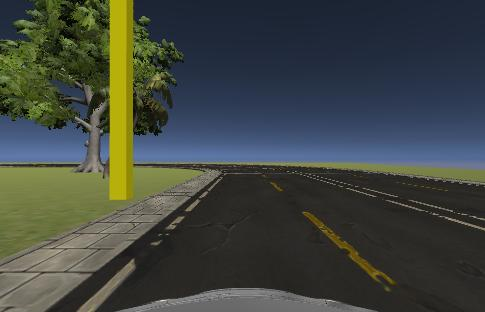
#> input picture Python Files/lanenet/img.png, 485 x 312 px
$ python -i cv_lane_detector.py   (imports and definitions only)
#> lines starting #> are read from the running program, lines starting #| are printed output that depends on the picture; after the words box and inside, x2 and y2 are one past the last pixel; in counts of white or black regions, pixels touching at a corner belong together
"""
    Code taken from: https://github.com/naokishibuya/car-finding-lane-lines
"""
import matplotlib.pyplot as plt
import cv2
import numpy as np
from collections import deque

def select_rgb_white_yellow(image):
    # white color mask
    lower = np.uint8([130, 120, 90])
    upper = np.uint8([255, 255, 255])
    white_mask = cv2.inRange(image, lower, upper)
    # yellow color mask
    lower = np.uint8([190, 190,   0])
    upper = np.uint8([255, 255, 255])
    yellow_mask = cv2.inRange(image, lower, upper)
    # combine the mask
    mask = cv2.bitwise_or(white_mask, yellow_mask)
    masked = cv2.bitwise_and(image, image, mask = mask)
    return masked

def convert_hsv(image):
    return cv2.cvtColor(image, cv2.COLOR_RGB2HSV)

def convert_hls(image):
    return cv2.cvtColor(image, cv2.COLOR_RGB2HLS)

def select_white_yellow(image):
    converted = convert_hls(image)
    # white color mask
    lower = np.uint8([  0, 115, 10])  # Edited
    upper = np.uint8([255, 255, 255])
    white_mask = cv2.inRange(converted, lower, upper)
    # yellow color mask
    lower = np.uint8([ 10,   0, 100])
    upper = np.uint8([ 40, 255, 255])
    yellow_mask = cv2.inRange(converted, lower, upper)
    # combine the mask
    mask = cv2.bitwise_or(white_mask, yellow_mask)
    return cv2.bitwise_and(image, image, mask = mask)

def convert_gray_scale(image):
    return cv2.cvtColor(image, cv2.COLOR_RGB2GRAY)

def apply_smoothing(image, kernel_size=11):
    return cv2.GaussianBlur(image, (kernel_size, kernel_size), 0)

def detect_edges(image, low_threshold=50, high_threshold=150):
    return cv2.Canny(image, low_threshold, high_threshold)

    """
    Create the mask using the vertices and apply it to the input image
    """
    mask = np.zeros_like(image)
    if len(mask.shape)==2:
        cv2.fillPoly(mask, vertices, 255)
    else:
        cv2.fillPoly(mask, vertices, (255,)*mask.shape[2]) # in case, the input image has a channel dimension
    return cv2.bitwise_and(image, mask)

def filter_region(image, vertices):
    """
    Create the mask using the vertices and apply it to the input image
    """
    mask = np.zeros_like(image)
    if len(mask.shape)==2:
        cv2.fillPoly(mask, vertices, 255)
    else:
        cv2.fillPoly(mask, vertices, (255,)*mask.shape[2]) # in case, the input image has a channel dimension
    return cv2.bitwise_and(image, mask)

def select_region(image):
    """
    It keeps the region surrounded by the `vertices` (i.e. polygon).  Other area is set to 0 (black).
    """
    # first, define the polygon by vertices
    rows, cols = image.shape[:2]
    bottom_left  = [cols*0.1, rows*0.95]
    top_left     = [cols*0.4, rows*0.6]
    bottom_right = [cols*0.9, rows*0.95]
    top_right    = [cols*0.6, rows*0.6]
    # the vertices are an array of polygons (i.e array of arrays) and the data type must be integer
    vertices = np.array([[bottom_left, top_left, top_right, bottom_right]], dtype=np.int32)
    return filter_region(image, vertices)

def hough_lines(image):
    return cv2.HoughLinesP(image, rho=1, theta=np.pi/180, threshold=20, minLineLength=20, maxLineGap=300)


def draw_lines(image, lines, color=[255, 0, 0], thickness=2, make_copy=True):
    # the lines returned by cv2.HoughLinesP has the shape (-1, 1, 4)
    if make_copy:
        image = np.copy(image) # don't want to modify the original
    for line in lines:
        for x1,y1,x2,y2 in line:
            cv2.line(image, (x1, y1), (x2, y2), color, thickness)
    return image

def average_slope_intercept(lines):
    left_lines    = [] # (slope, intercept)
    left_weights  = [] # (length,)
    right_lines   = [] # (slope, intercept)
    right_weights = [] # (length,)

    for line in lines:
        for x1, y1, x2, y2 in line:
            if x2==x1:
                continue # ignore a vertical line
            slope = (y2-y1)/(x2-x1)
            intercept = y1 - slope*x1
            length = np.sqrt((y2-y1)**2+(x2-x1)**2)
            if slope < 0: # y is reversed in image
                left_lines.append((slope, intercept))
                left_weights.append((length))
            else:
                right_lines.append((slope, intercept))
                right_weights.append((length))

    # add more weight to longer lines
    left_lane  = np.dot(left_weights,  left_lines) /np.sum(left_weights)  if len(left_weights) >0 else None
    right_lane = np.dot(right_weights, right_lines)/np.sum(right_weights) if len(right_weights)>0 else None

    return left_lane, right_lane # (slope, intercept), (slope, intercept)


def make_line_points(y1, y2, line):
    """
    Convert a line represented in slope and intercept into pixel points
    """
    if line is None:
        return None

    slope, intercept = line

    # make sure everything is integer as cv2.line requires it
    x1 = int((y1 - intercept)/slope)
    x2 = int((y2 - intercept)/slope)
    y1 = int(y1)
    y2 = int(y2)

    return ((x1, y1), (x2, y2))

def lane_lines(image, lines):
    left_lane, right_lane = average_slope_intercept(lines)

    y1 = image.shape[0] # bottom of the image
    y2 = y1*0.6         # slightly lower than the middle

    left_line  = make_line_points(y1, y2, left_lane)
    right_line = make_line_points(y1, y2, right_lane)

    return left_line, right_line


def draw_lane_lines(image, lines, color=[255, 0, 0], thickness=20):
    # make a separate image to draw lines and combine with the orignal later
    line_image = np.zeros_like(image)
    for line in lines:
        if line is not None:
            cv2.line(line_image, *line,  color, thickness)
    # image1 * α + image2 * β + λ
    # image1 and image2 must be the same shape.
    return cv2.addWeighted(image, 1.0, line_image, 0.95, 0.0)

class LaneDetector:
    def __init__(self):
        self.left_lines  = deque(maxlen=50)
        self.right_lines = deque(maxlen=50)

    def process(self, image):
        white_yellow = select_white_yellow(image)
        gray         = convert_gray_scale(white_yellow)
        smooth_gray  = apply_smoothing(gray)
        edges        = detect_edges(smooth_gray)
        regions      = select_region(edges)
        lines        = hough_lines(regions)
        left_line, right_line = lane_lines(image, lines)

        def mean_line(line, lines):
            if line is not None:
                lines.append(line)

            if len(lines)>0:
                line = np.mean(lines, axis=0, dtype=np.int32)
                line = tuple(map(tuple, line)) # make sure it's tuples not numpy array for cv2.line to work
            return line

        left_line  = mean_line(left_line,  self.left_lines)
        right_line = mean_line(right_line, self.right_lines)

        return draw_lane_lines(image, (left_line, right_line))

# [11 lines of commented-out code are left out]

>>> import cv2
>>> picture = cv2.cvtColor(cv2.imread('lanenet/img.png'), cv2.COLOR_BGR2RGB)
>>> result = LaneDetector().process(picture)
#> in convert_hls, `return cv2.cvtColor(image, cv2.COLOR_RGB2HLS)`: returned value: shape (312, 485, 3); mean of channels 0, 1, 2 60.7, 65.7, 59.5
#> in select_white_yellow, `white_mask = cv2.inRange(converted, lower, upper)`:
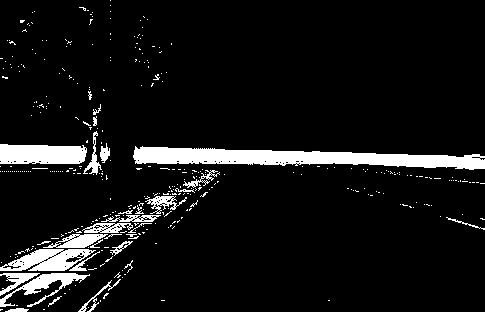
#> white_mask: shape (312, 485); 8.1% white; 361 white regions (332 under 20 px), largest, box (x1, y1, x2, y2) and area: (133, 146, 485, 170) 4719, (0, 144, 87, 164) 1564, (0, 249, 96, 271) 1248
#> in select_white_yellow, `yellow_mask = cv2.inRange(converted, lower, upper)`:
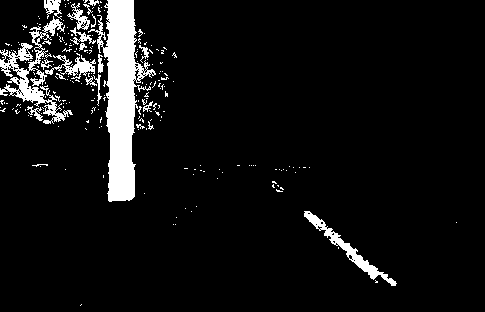
#> yellow_mask: shape (312, 485); 7.2% white; 232 white regions (210 under 20 px), largest, box (x1, y1, x2, y2) and area: (88, 0, 156, 202) 5712, (0, 16, 73, 124) 1965, (304, 211, 397, 286) 899
#> in select_white_yellow, `mask = cv2.bitwise_or(white_mask, yellow_mask)`:
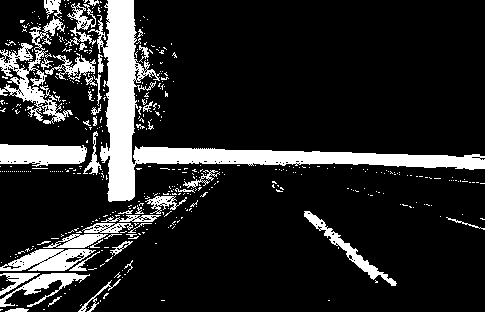
#> mask: shape (312, 485); 15.3% white; 479 white regions (433 under 20 px), largest, box (x1, y1, x2, y2) and area: (88, 0, 485, 202) 10602, (0, 16, 73, 124) 2120, (0, 144, 87, 167) 1585
#> in detect_edges, `return cv2.Canny(image, low_threshold, high_threshold)`: returned value: shape (312, 485); 2.3% white in thin lines or dots
#> in filter_region, `cv2.fillPoly(mask, vertices, 255)`:
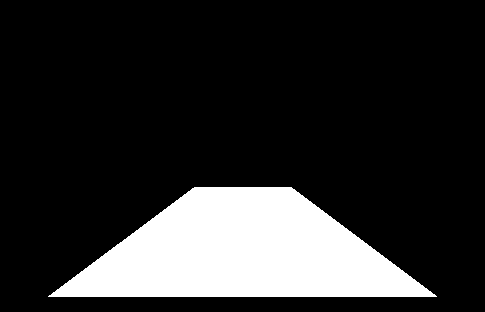
#> mask: shape (312, 485); 17.7% white; 1 white region, box (x1, y1, x2, y2) and area: (48, 187, 437, 297) 26821
#> in filter_region, `return cv2.bitwise_and(image, mask)`:
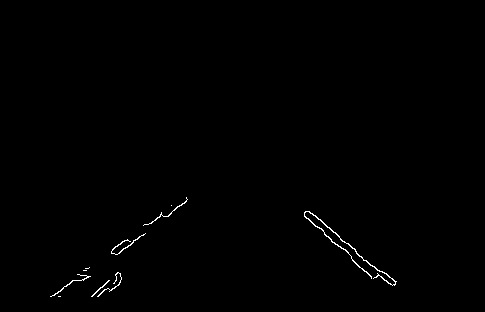
#> returned value: shape (312, 485); 0.44% white in thin lines or dots, all inside (x1, y1, x2, y2) = (50, 197, 397, 297)
#> in process, `lines        = hough_lines(regions)`: lines = [[309, 211, 394, 284], [88, 277, 186, 200], [53, 295, 161, 214], [113, 248, 186, 198], [304, 214, 373, 278], [304, 215, 371, 278], [92, 296, 118, 272], [347, 243, 384, 280], [315, 215, 395, 282], [51, 296, 161, 213], [304, 213, 375, 277], [325, 225, 392, 285]]
#> the loop in average_slope_intercept, `for line in lines:` made 12 passes
#> after the loop in average_slope_intercept, `for line in lines:`: left_lines = [(-0.786, 346.1), (-0.75, 334.8), (-0.685, 325.4), (-0.923, 380.9), (-0.755, 334.5)]; left_weights = [124.6, 135, 88.48, 35.38, 137.8]; right_lines = [(0.859, -54.38), (0.928, -67.97), (0.94, -70.85), (1, -104), (0.838, -48.81), (0.901, -61.03), (0.896, -66.04)]; right_weights = [112, 94.11, 91.97, 52.33, 104.4, 95.59, 89.94]
#> in average_slope_intercept, `left_lane  = np.dot(left_weights,  left_lines) /np.sum(left_weights)  ..`: left_lane = [-0.76, 338.9]
#> in average_slope_intercept, `right_lane = np.dot(right_weights, right_lines)/np.sum(right_weights) ..`: right_lane = [0.9, -64.52]
#> in lane_lines, `left_lane, right_lane = average_slope_intercept(lines)`: left_lane = [-0.76, 338.9]; right_lane = [0.9, -64.52]
#> in make_line_points, `slope, intercept = line`: slope = -0.76; intercept = 338.9
#> in make_line_points, `x1 = int((y1 - intercept)/slope)`: x1 = 35
#> in make_line_points, `x2 = int((y2 - intercept)/slope)`: x2 = 199
#> in lane_lines, `left_line  = make_line_points(y1, y2, left_lane)`: left_line = ((35, 312), (199, 187))
#> in lane_lines, `right_line = make_line_points(y1, y2, right_lane)`: right_line = ((418, 312), (279, 187))
#> in process, `left_line, right_line = lane_lines(image, lines)`: left_line = ((35, 312), (199, 187)); right_line = ((418, 312), (279, 187))
#> after the loop in draw_lane_lines, `for line in lines:`:
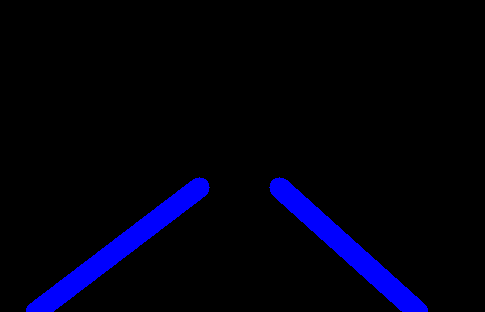
#> line_image: shape (312, 485, 3); mean of channels 0, 1, 2 14.3, 0, 0; drawn as B, G, R
#> in draw_lane_lines, `return cv2.addWeighted(image, 1.0, line_image, 0.95, 0.0)`:
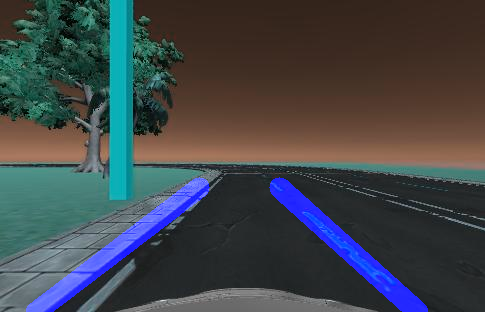
#> returned value: shape (312, 485, 3); mean of channels 0, 1, 2 74.6, 70.4, 65.1; drawn as B, G, R
